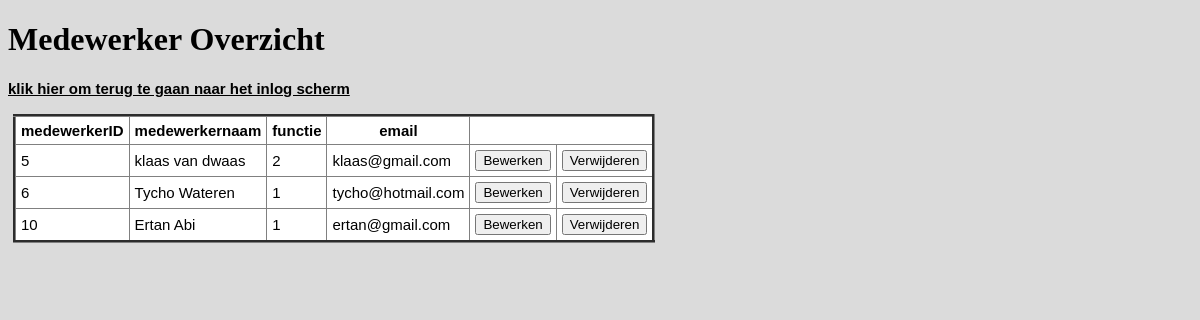
Screenshot of /adminmenu.php with the database file from the repository.
### tables this page shows
CREATE TABLE `medewerker` (
  `medewerkerID` int(11) NOT NULL,
  `medewerkernaam` varchar(150) NOT NULL,
  `functie` varchar(50) NOT NULL COMMENT '1=admin 2=medewerker',
  `email` varchar(50) NOT NULL,
  `wachtwoord` varchar(150) NOT NULL
);

### adminmenu.php (the view, shortened to what this page needs)
<?php
include "gar-connect.php";
$stmt = $conn->prepare("SELECT * FROM medewerker");
$result = $stmt->execute();
$rows = $stmt->fetchALL();
?>
<!DOCTYPE html>
<html lang="nl">
    <head>
        <link rel="stylesheet" href="opmaakertanmenus.css">
    </head>
    <body id="admin">
        <h1>Medewerker Overzicht</h1>
        <p><a href='ErtanLeden.php'>klik hier om terug te gaan naar het inlog scherm</a></p>
        <table border=1px>
            <tr>
                <th>medewerkerID</th>
                <th>medewerkernaam</th>
                <th>functie</th>
                <th>email</th>
            </tr>
    </body>
</html>
<?php
foreach($rows as $row) {
    echo "<tr>";
    echo "<td>" . $row['medewerkerID'] . "</td>";
    echo "<td>" . $row['medewerkernaam'] . "</td>";
    echo "<td>" . $row['functie'] . "</td>";
    echo "<td>" . $row['email'] . "</td>";
    echo "<td>";
        echo "<form method='post' id='adminmenu' action='gar-medewerkerupdate.php'>";
        echo "<input type='submit' name='edit' value='Bewerken'/></form>";
    echo "</td>";
    echo "<td>";
        echo "<form method='post' id='form2' action='gar-medewerkerdel.php'>";
        echo "<input type='submit' name='verwijderen' value='Verwijderen'/></form>";
    echo "</td>";
    echo "</tr>";
}
?>

### opmaakertanmenus.css (style rules this page uses)
body { background-color: rgb(219, 219, 219); }
h1 { color: black; }
table { border-collapse: collapse; border-width: 3px; margin: 5px; font-size: 15px; font-family: sans-serif; background-color: white; }
td, th { color: black; padding: 5px; }
a { color: black; font-size: 15px; font-family: sans-serif; font-weight: bolder; }

### rows the page displays
medewerker: medewerkerID "5", medewerkernaam "klaas van dwaas", functie "2", email "klaas@gmail.com"
medewerker: medewerkerID "6", medewerkernaam "Tycho Wateren", functie "1", email "tycho@hotmail.com"
medewerker: medewerkerID "10", medewerkernaam "Ertan Abi", functie "1", email "ertan@gmail.com"
